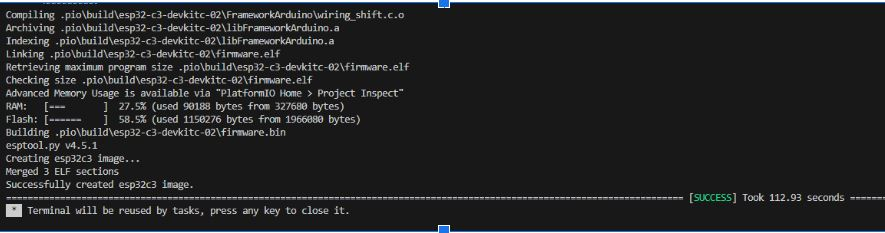
#> input picture firmware/trmnl/pics/console.JPG, 885 x 233 px
$ python eink.py ../../../../firmware/trmnl/pics/console.JPG
#> lines starting #> are read from the running program, lines starting #| are printed output that depends on the picture
"""Convert an image to the NOTE4C 400x300 BWRY 2bpp frame format (and shared palette helpers).

Output .bin matches the stock firmware's `/upload?format=bwry2bpp`:
30000 bytes, 4 px/byte, pixel 0 in bits 7..6, codes black=0 white=1 yellow=2 red=3.
The dashboard collector reuses fit_image/adjust/dither/to_png for the pet photo and heatmap.

Examples (from collector/):
  uv run eink-convert photo.jpg -o out.bin --preview out.png
  uv run eink-convert photo.jpg -o out.bin --focus 0.5,0.45 --upload <device-ip>
"""
from __future__ import annotations

import argparse
import json
import sys
import urllib.request

import numpy as np
from PIL import Image, ImageEnhance, ImageFilter, ImageOps

W, H = 400, 300

# Device color codes
BLACK, WHITE, YELLOW, RED = 0, 1, 2, 3
CODES = np.array([BLACK, WHITE, YELLOW, RED], dtype=np.uint8)

# Palettes used for color matching (order matches CODES).
# "ideal" = pure sRGB primaries (what the stock web page uses).
# "panel" = approximate real ink colors; matching against these makes the
#           ditherer use red/yellow only where the photo is actually warm.
PALETTES = {
    "ideal": [(0, 0, 0), (255, 255, 255), (255, 255, 0), (255, 0, 0)],
    "panel": [(25, 25, 30), (235, 235, 225), (225, 190, 20), (175, 35, 35)],
}

# Colors used to draw the on-screen preview (roughly what the panel looks like)
PREVIEW_RGB = np.array([(25, 25, 30), (235, 235, 225), (225, 190, 20), (175, 35, 35)], dtype=np.uint8)

# Error-diffusion kernels: (dx, dy, weight)
KERNELS = {
    "fs": [(1, 0, 7 / 16), (-1, 1, 3 / 16), (0, 1, 5 / 16), (1, 1, 1 / 16)],
    "atkinson": [(1, 0, 1 / 8), (2, 0, 1 / 8), (-1, 1, 1 / 8), (0, 1, 1 / 8), (1, 1, 1 / 8), (0, 2, 1 / 8)],
    "jjn": [
        (1, 0, 7 / 48), (2, 0, 5 / 48),
        (-2, 1, 3 / 48), (-1, 1, 5 / 48), (0, 1, 7 / 48), (1, 1, 5 / 48), (2, 1, 3 / 48),
        (-2, 2, 1 / 48), (-1, 2, 3 / 48), (0, 2, 5 / 48), (1, 2, 3 / 48), (2, 2, 1 / 48),
    ],
}


def fit_image(img: Image.Image, mode: str, focus: tuple[float, float], rotate: int,
              size: tuple[int, int] = (W, H), zoom: float = 1.0) -> Image.Image:
    """zoom > 1 (cover mode) crops tighter around the focus point."""
#> called with mode = 'cover', focus = (0.5, 0.5), rotate = 0, size = (400, 300), zoom = 1
    w, h = size
#> w = 400; h = 300
    img = ImageOps.exif_transpose(img).convert("RGB")
#> img is the input picture: PIL image 885x233 RGB; mean R, G, B 36.5, 37.4, 38.4
    if rotate:
        img = img.rotate(rotate, expand=True)
    if mode == "contain":
        canvas = Image.new("RGB", (w, h), (255, 255, 255))
        fitted = ImageOps.contain(img, (w, h), Image.Resampling.LANCZOS)
        canvas.paste(fitted, ((w - fitted.width) // 2, (h - fitted.height) // 2))
        return canvas
    # cover: scale to fill, then crop around the focus point
    scale = max(w / img.width, h / img.height) * max(zoom, 1.0)
#> scale = 1.29
    sw, sh = round(img.width * scale), round(img.height * scale)
#> sw = 1139; sh = 300
    img = img.resize((sw, sh), Image.Resampling.LANCZOS)
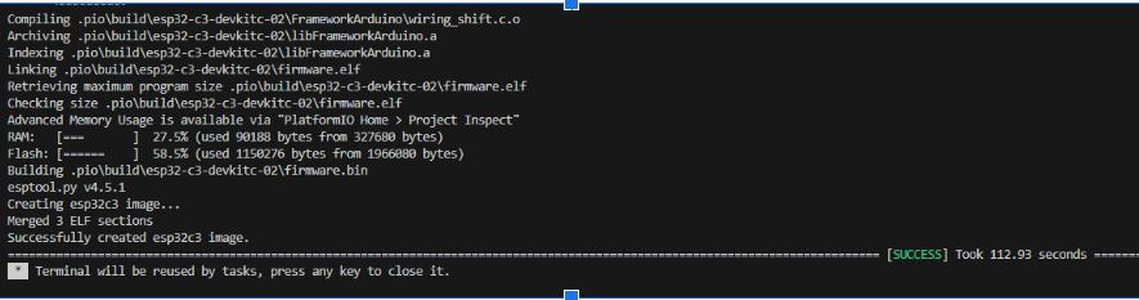
#> img: PIL image 1139x300 RGB; mean R, G, B 36.4, 37.3, 38.3
    fx, fy = focus
#> fx = 0.5; fy = 0.5
    left = int(np.clip(fx * sw - w / 2, 0, sw - w))
#> left = 369
    top = int(np.clip(fy * sh - h / 2, 0, sh - h))
#> top = 0
    return img.crop((left, top, left + w, top + h))
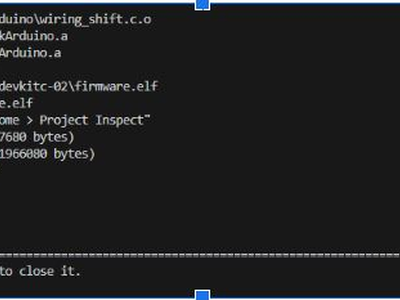
#> returned value: PIL image 400x300 RGB; mean R, G, B 31.9, 32.8, 33.9


def adjust(img: Image.Image, contrast: float, saturation: float, gamma: float, sharpen: float,
           autocontrast: float) -> Image.Image:
#> called with contrast = 1.15, saturation = 1, gamma = 1, sharpen = 0.8, autocontrast = 1
    if autocontrast > 0:
        img = ImageOps.autocontrast(img, cutoff=autocontrast)
#> img: PIL image 400x300 RGB
    if gamma != 1.0:
        lut = [round(255 * (i / 255) ** (1 / gamma)) for i in range(256)]
        img = img.point(lut * 3)
    if contrast != 1.0:
        img = ImageEnhance.Contrast(img).enhance(contrast)
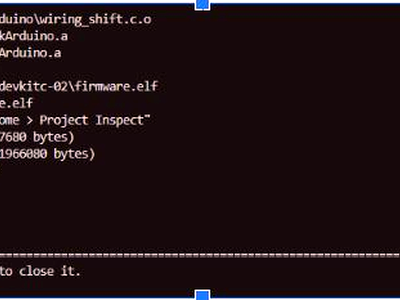
#> img: PIL image 400x300 RGB; mean R, G, B 33.1, 19, 22.8
    if saturation != 1.0:
        img = ImageEnhance.Color(img).enhance(saturation)
    if sharpen > 0:
        img = img.filter(ImageFilter.UnsharpMask(radius=1.2, percent=int(sharpen * 100), threshold=2))
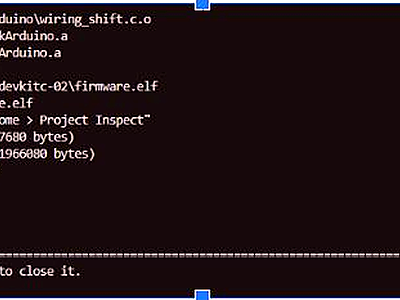
#> img: PIL image 400x300 RGB; mean R, G, B 33.3, 19.5, 23.2
    return img


def dither(img: Image.Image, palette: list[tuple[int, int, int]], kernel: str, serpentine: bool,
           strength: float) -> np.ndarray:
    """Return an (h, w) array of palette indices (0..3, order of PALETTES) for an image of any size."""
#> called with kernel = 'fs', serpentine = True, strength = 0.9
    pal = np.array(palette, dtype=np.float32)
    # Perceptual-ish weights for the distance metric (luma-heavy)
    wts = np.array([0.30, 0.59, 0.11], dtype=np.float32) * 3
    work = np.asarray(img, dtype=np.float32).copy()
    h, w = work.shape[:2]
#> h = 300; w = 400
    out = np.zeros((h, w), dtype=np.uint8)
    taps = KERNELS[kernel]
    for y in range(h):
        rev = serpentine and (y % 2 == 1)
        xs = range(w - 1, -1, -1) if rev else range(w)
        for x in xs:
            px = np.clip(work[y, x], 0, 255)
            d = (((pal - px) ** 2) * wts).sum(axis=1)
            idx = int(d.argmin())
            out[y, x] = idx
            err = (px - pal[idx]) * strength
            for dx, dy, wgt in taps:
                nx = x - dx if rev else x + dx
                ny = y + dy
                if 0 <= nx < w and ny < h:
                    work[ny, nx] += err * wgt
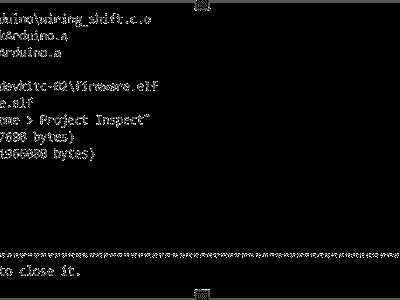
#> out: shape (300, 400); min 0, max 3, mean 0.0827; drawn with min black and max white
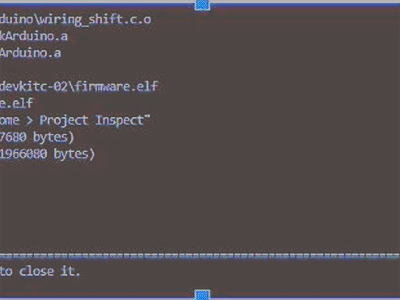
#> work: shape (300, 400, 3) float32; mean R, G, B 17.4, 0, 6.8; drawn with min black and max white
    return out


# Exact panel colors for PNG output, indexed like PALETTES (black, white, yellow, red).
# A PNG using only these four colors maps 1:1 on the device (TRMNL GetBWYRPixel) and
# passes LaraPaper's palette colormap unchanged.
EXACT_RGB = [(0, 0, 0), (255, 255, 255), (255, 255, 0), (255, 0, 0)]


def to_png(indices: np.ndarray) -> bytes:
    """Encode palette indices as a 2-bit indexed PNG using the exact BWRY colors."""
    import io

    im = Image.fromarray(indices.astype(np.uint8), "P")
    im.putpalette([c for rgb in EXACT_RGB for c in rgb] + [0] * (768 - 12))
    buf = io.BytesIO()
    im.save(buf, "PNG", optimize=True, bits=2)
    return buf.getvalue()


def pack(indices: np.ndarray) -> bytes:
    codes = CODES[indices].reshape(H, W // 4, 4)
    packed = (codes[..., 0] << 6) | (codes[..., 1] << 4) | (codes[..., 2] << 2) | codes[..., 3]
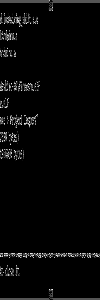
#> packed: shape (300, 100); min 0, max 252, mean 7.2
    data = packed.astype(np.uint8).tobytes()
    assert len(data) == W * H // 4
    return data


def preview(indices: np.ndarray, path: str, scale: int = 2) -> None:
    rgb = PREVIEW_RGB[indices]
    h, w = indices.shape
    Image.fromarray(rgb, "RGB").resize((w * scale, h * scale), Image.Resampling.NEAREST).save(path)


def upload(host: str, data: bytes, show: bool) -> str:
    req = urllib.request.Request(f"http://{host}/upload?format=bwry2bpp", data=data, method="POST",
                                 headers={"Content-Type": "application/octet-stream"})
    with urllib.request.urlopen(req, timeout=30) as r:
        resp = json.loads(r.read())
    if not resp.get("success"):
        raise RuntimeError(f"upload failed: {resp}")
    photo_id = resp["id"]
    if show:
        body = json.dumps({"id": photo_id}).encode()
        req = urllib.request.Request(f"http://{host}/photo/show", data=body, method="POST",
                                     headers={"Content-Type": "application/json"})
        with urllib.request.urlopen(req, timeout=30) as r:
            r.read()
    return photo_id


def main() -> int:
    p = argparse.ArgumentParser(description=__doc__, formatter_class=argparse.RawDescriptionHelpFormatter)
    p.add_argument("input")
    p.add_argument("-o", "--output", help="write 30000-byte .bin here")
    p.add_argument("--preview", help="write a 2x PNG preview here")
    p.add_argument("--fit", choices=["cover", "contain"], default="cover",
                   help="cover = crop to fill (default), contain = letterbox")
    p.add_argument("--focus", default="0.5,0.5", help="crop center as x,y fractions (cover mode)")
    p.add_argument("--rotate", type=int, default=0, choices=[0, 90, 180, 270],
                   help="rotate source counter-clockwise (90/270 for portrait viewing)")
    p.add_argument("--palette", choices=PALETTES, default="panel")
    p.add_argument("--dither", choices=KERNELS, default="fs")
    p.add_argument("--no-serpentine", action="store_true")
    p.add_argument("--strength", type=float, default=0.9, help="error diffusion strength 0..1")
    p.add_argument("--autocontrast", type=float, default=1.0, help="%% of histogram clipped at each end")
    p.add_argument("--contrast", type=float, default=1.15)
    p.add_argument("--saturation", type=float, default=1.0)
    p.add_argument("--gamma", type=float, default=1.0, help=">1 brightens midtones, <1 darkens")
    p.add_argument("--sharpen", type=float, default=0.8)
    p.add_argument("--upload", metavar="HOST", help="device IP; uploads and shows the frame")
    a = p.parse_args()

    fx, fy = (float(v) for v in a.focus.split(","))
    img = fit_image(Image.open(a.input), a.fit, (fx, fy), a.rotate)
    img = adjust(img, a.contrast, a.saturation, a.gamma, a.sharpen, a.autocontrast)
    idx = dither(img, PALETTES[a.palette], a.dither, not a.no_serpentine, a.strength)
    data = pack(idx)

    counts = np.bincount(idx.ravel(), minlength=4) / idx.size * 100
#> counts = [94.43, 3.89, 0.677, 1.01]
    print(f"black {counts[0]:.1f}%  white {counts[1]:.1f}%  yellow {counts[2]:.1f}%  red {counts[3]:.1f}%")
#| black 94.4%  white 3.9%  yellow 0.7%  red 1.0%

    if a.output:
        with open(a.output, "wb") as f:
            f.write(data)
        print(f"wrote {a.output} ({len(data)} bytes)")
    if a.preview:
        preview(idx, a.preview)
        print(f"wrote {a.preview}")
    if a.upload:
        photo_id = upload(a.upload, data, show=True)
        print(f"uploaded to {a.upload} as id={photo_id} and requested display")
    return 0


if __name__ == "__main__":
    sys.exit(main())
#> (the program exits here)
